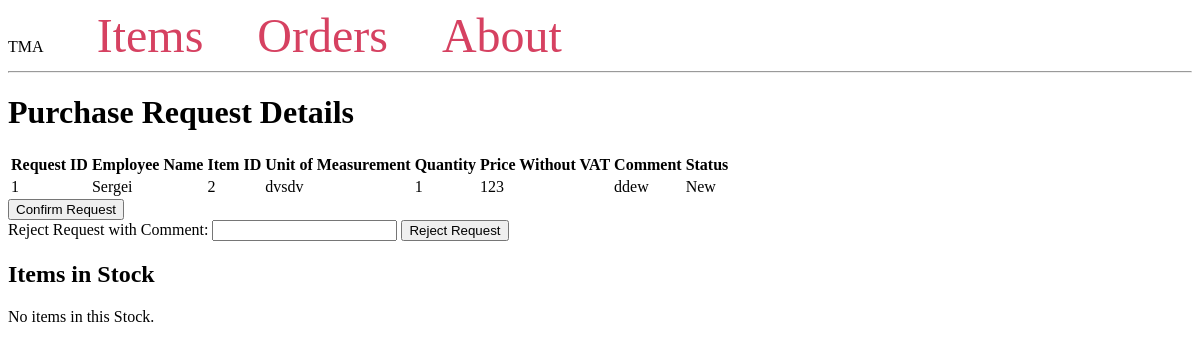
/orders/order/1, run on an earlier commit of the app's database.
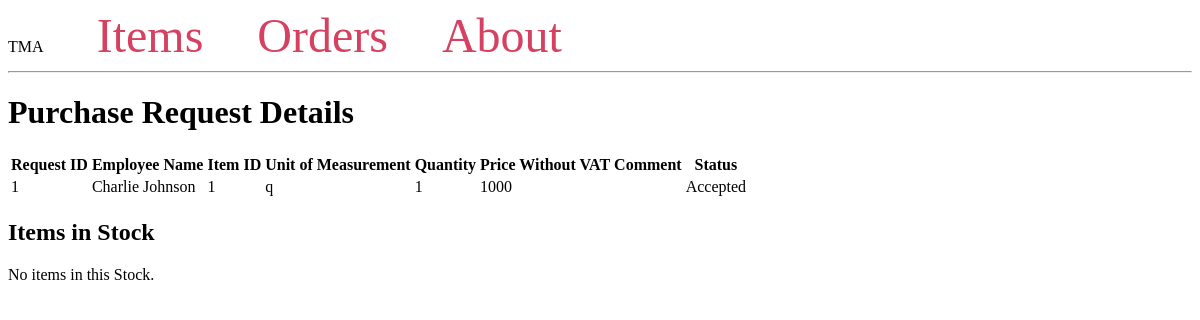
And on a later commit of the database.
### tables this page shows
CREATE TABLE TMARequests (
    RequestID INTEGER PRIMARY KEY,
    EmployeeName VARCHAR(255) NOT NULL,
    ItemID INTEGER NOT NULL,
    UnitOfMeasurement VARCHAR(255) NOT NULL,
    Quantity INTEGER NOT NULL,
    PriceWithoutVAT DECIMAL(10, 2) NOT NULL,
    Comment TEXT,
    Status VARCHAR(255) DEFAULT 'New',
    FOREIGN KEY (ItemID) REFERENCES Items(ItemID)
);

### app.py (the view, shortened to what this page needs)
@app.route('/orders/order/<int:request_id>', methods=['GET', 'POST'])
def view_purchase_request(request_id):
    conn = get_db_connection()
    request_info = conn.execute('SELECT * FROM TMARequests WHERE RequestID = ?', (request_id,)).fetchone()
    items = conn.execute('SELECT * FROM TMARequestRows WHERE RequestID = ?', (request_id,)).fetchall()
    conn.close()
    if request_info is None:
        flash('Purchase request not found.', 'error')
        return redirect(url_for('purchase_requests'))
    return render_template('view_purchase_request.html', request_info=request_info, items=items)

### app.py (called while the page is built)
def get_db_connection():
    conn = sqlite3.connect('db/database.db')
    conn.row_factory = sqlite3.Row
    return conn

### app/templates/view_purchase_request.html (shortened to what this page needs)
{% extends 'base.html' %}
{% block content %}
<h1>Purchase Request Details</h1>
<table>
    <tr>
        <th>Request ID</th>
        <th>Employee Name</th>
        <th>Item ID</th>
        <th>Unit of Measurement</th>
        <th>Quantity</th>
        <th>Price Without VAT</th>
        <th>Comment</th>
        <th>Status</th>
    </tr>
    <tr>
        <td>{{ request_info['RequestID'] }}</td>
        <td>{{ request_info['EmployeeName'] }}</td>
        <td>{{ request_info['ItemID'] }}</td>
        <td>{{ request_info['UnitOfMeasurement'] }}</td>
        <td>{{ request_info['Quantity'] }}</td>
        <td>{{ request_info['PriceWithoutVAT'] }}</td>
        <td>{{ request_info['Comment'] }}</td>
        <td>{{ request_info['Status'] }}</td>
    </tr>
</table>
{% if request_info['Status'] != 'Accepted' %}
<form method="post" action="{{ url_for('routes.requests.confirm_purchase_request', request_id=request_info['RequestID']) }}">
    <button type="submit">Confirm Request</button>
</form>
<form method="post" action="{{ url_for('routes.requests.reject_purchase_request', request_id=request_info['RequestID']) }}">
    <label for="reject-comment">Reject Request with Comment:</label>
    <input type="text" id="reject-comment" name="comment">
    <button type="submit">Reject Request</button>
</form>
{% endif %}
<h2>Items in Stock</h2>
{% if items %}
<table id="items-table">
    <tr>
        <th>Item ID</th>
        <th>Unit of Measurement</th>
        <th>Quantity</th>
        <th>Price Without VAT</th>
        <th>Comment</th>
    </tr>
    {% for item in items %}
    <tr>
        <td>{{ item['ItemID'] }}</td>
        <td>{{ item['UnitOfMeasurement'] }}</td>
        <td>{{ item['Quantity'] }}</td>
        <td>{{ item['PriceWithoutVAT'] }}</td>
        <td>{{ item['Comment'] }}</td>
    </tr>
    {% endfor %}
</table>
{% else %}
<p>No items in this Stock.</p>
{% endif %}
{% endblock %}

What changed in the data, as far as the page shows it:
changed TMARequests id 1: EmployeeName "Sergei" → "Charlie Johnson"; ItemID "2" → "1"; UnitOfMeasurement "dvsdv" → "q"; PriceWithoutVAT "123" → "1000"; Status "New" → "Accepted"; Comment "ddew" → (not shown)
Also different on the page:
text no longer shown: "Confirm Request Reject Request with Comment: Reject Request"
